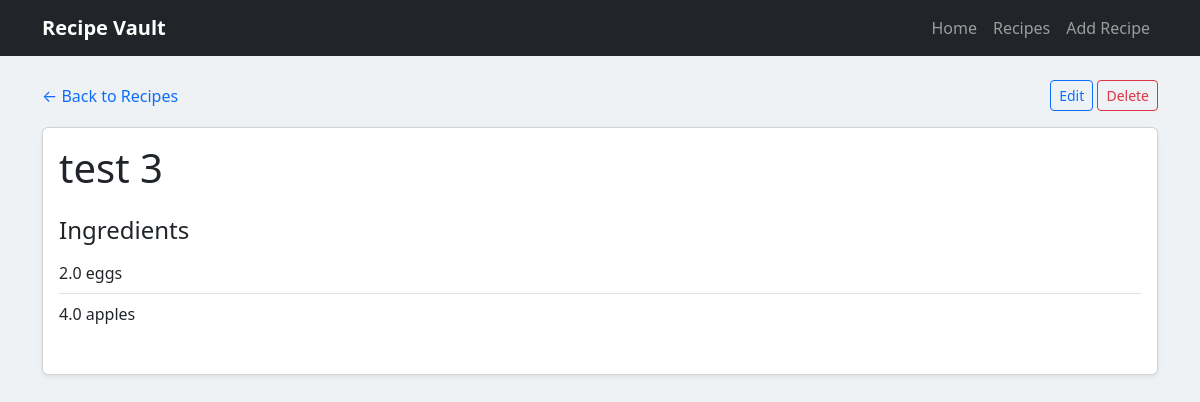
The page /recipes/5 on the database its author committed.
### app/models.py (models this page shows)
class Recipe(db.Model):
  id = db.Column(db.Integer, primary_key=True)
  title = db.Column(db.String(100), nullable=False)
  description = db.Column(db.String(500))
  ingredients = db.relationship(
    "Ingredient",
     backref="recipe",
     cascade="all, delete-orphan")
  instructions = db.Column(db.Text)

class Ingredient(db.Model):
  id = db.Column(db.Integer, primary_key=True)
  name = db.Column(db.String(50), nullable=False)
  quantity = db.Column(db.Float)
  unit = db.Column(db.String(50))
  recipe_id = db.Column(db.Integer, db.ForeignKey("recipe.id"), nullable=False)

### app/routes.py (the view)
  @app.route("/recipes/<int:recipe_id>")
  def recipe_detail(recipe_id):
     recipe=Recipe.query.filter_by(id=recipe_id).first()
     return render_template("recipe_details.html", recipe=recipe)

### app/templates/recipe_details.html (shortened to what this page needs)
{% extends "base.html" %}
{% block content %}
<div class="d-flex justify-content-between align-items-center mb-3">
  <a href="/recipes" class="text-decoration-none">
    ← Back to Recipes
  </a>
  <div>
    <a
      href="{{ url_for('edit_recipe', recipe_id=recipe.id) }}"
      class="btn btn-outline-primary btn-sm">
      Edit
    </a>
    <form
      action="{{ url_for('delete_recipe', recipe_id=recipe.id) }}"
      method="POST"
      class="d-inline">
      <button
        type="submit"
        class="btn btn-outline-danger btn-sm"
        onclick="return confirm('Delete this recipe?');">
        Delete
      </button>
    </form>
  </div>
</div>
<div class="card shadow-sm">
  <div class="card-body">
    <h1 class="mb-1">{{ recipe.title }}</h1>
    <h4 class="mt-4">Ingredients</h4>
    <ul class="list-group list-group-flush mb-4">
      {% for ingredient in recipe.ingredients %}
        <li class="list-group-item px-0">
          {% if ingredient.quantity %}
            {{ ingredient.quantity }}
          {% endif %}
          {{ ingredient.name }}
        </li>
      {% endfor %}
    </ul>
  </div>
</div>
{% endblock %}

### app/static/css/style.css (style rules this page uses)
body { background-color: #eef2f5; }
.card { transition: transform 0.2s ease, box-shadow 0.2s ease; }

### rows shown on the page
Recipe: title "test 3"
Ingredient: quantity "2.0", name "eggs"
Ingredient: quantity "4.0", name "apples"
